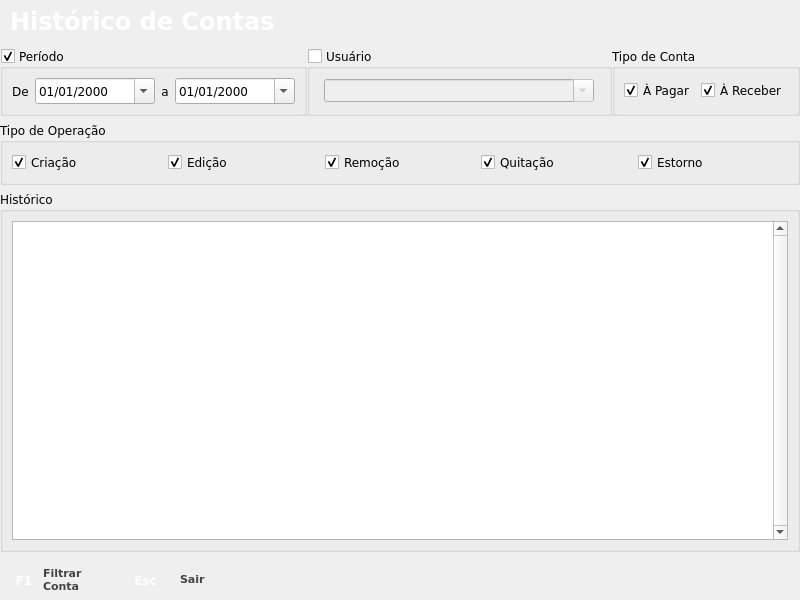
<?xml version="1.0" encoding="UTF-8"?>
<ui version="4.0">
 <class>AccountHistoryReport</class>
 <widget class="QDialog" name="AccountHistoryReport">
  <property name="windowModality">
   <enum>Qt::ApplicationModal</enum>
  </property>
  <property name="geometry">
   <rect>
    <x>0</x>
    <y>0</y>
    <width>800</width>
    <height>600</height>
   </rect>
  </property>
  <property name="sizePolicy">
   <sizepolicy hsizetype="Fixed" vsizetype="Fixed">
    <horstretch>0</horstretch>
    <verstretch>0</verstretch>
   </sizepolicy>
  </property>
  <property name="minimumSize">
   <size>
    <width>281</width>
    <height>151</height>
   </size>
  </property>
  <property name="maximumSize">
   <size>
    <width>800</width>
    <height>600</height>
   </size>
  </property>
  <property name="font">
   <font>
    <family>Verdana</family>
    <pointsize>9</pointsize>
   </font>
  </property>
  <property name="mouseTracking">
   <bool>false</bool>
  </property>
  <property name="focusPolicy">
   <enum>Qt::NoFocus</enum>
  </property>
  <property name="windowTitle">
   <string>Histórico de Contas</string>
  </property>
  <property name="sizeGripEnabled">
   <bool>false</bool>
  </property>
  <property name="modal">
   <bool>false</bool>
  </property>
  <layout class="QGridLayout" name="gridLayout_5">
   <property name="horizontalSpacing">
    <number>0</number>
   </property>
   <property name="margin">
    <number>0</number>
   </property>
   <item row="0" column="0" colspan="4">
    <widget class="QFrame" name="frame">
     <property name="minimumSize">
      <size>
       <width>0</width>
       <height>42</height>
      </size>
     </property>
     <property name="maximumSize">
      <size>
       <width>16777215</width>
       <height>42</height>
      </size>
     </property>
     <property name="styleSheet">
      <string notr="true">background-image: url(:/png/topright.jpg);</string>
     </property>
     <property name="frameShape">
      <enum>QFrame::NoFrame</enum>
     </property>
     <property name="frameShadow">
      <enum>QFrame::Raised</enum>
     </property>
     <widget class="QLabel" name="labelStatus_2">
      <property name="enabled">
       <bool>false</bool>
      </property>
      <property name="geometry">
       <rect>
        <x>10</x>
        <y>0</y>
        <width>300</width>
        <height>42</height>
       </rect>
      </property>
      <property name="minimumSize">
       <size>
        <width>0</width>
        <height>42</height>
       </size>
      </property>
      <property name="palette">
       <palette>
        <active>
         <colorrole role="WindowText">
          <brush brushstyle="SolidPattern">
           <color alpha="255">
            <red>255</red>
            <green>255</green>
            <blue>255</blue>
           </color>
          </brush>
         </colorrole>
         <colorrole role="Button">
          <brush brushstyle="SolidPattern">
           <color alpha="255">
            <red>0</red>
            <green>0</green>
            <blue>0</blue>
           </color>
          </brush>
         </colorrole>
         <colorrole role="Text">
          <brush brushstyle="SolidPattern">
           <color alpha="255">
            <red>255</red>
            <green>255</green>
            <blue>255</blue>
           </color>
          </brush>
         </colorrole>
         <colorrole role="ButtonText">
          <brush brushstyle="SolidPattern">
           <color alpha="255">
            <red>255</red>
            <green>255</green>
            <blue>255</blue>
           </color>
          </brush>
         </colorrole>
         <colorrole role="Base">
          <brush brushstyle="SolidPattern">
           <color alpha="255">
            <red>0</red>
            <green>0</green>
            <blue>0</blue>
           </color>
          </brush>
         </colorrole>
         <colorrole role="Window">
          <brush brushstyle="SolidPattern">
           <color alpha="255">
            <red>0</red>
            <green>0</green>
            <blue>0</blue>
           </color>
          </brush>
         </colorrole>
        </active>
        <inactive>
         <colorrole role="WindowText">
          <brush brushstyle="SolidPattern">
           <color alpha="255">
            <red>255</red>
            <green>255</green>
            <blue>255</blue>
           </color>
          </brush>
         </colorrole>
         <colorrole role="Button">
          <brush brushstyle="SolidPattern">
           <color alpha="255">
            <red>0</red>
            <green>0</green>
            <blue>0</blue>
           </color>
          </brush>
         </colorrole>
         <colorrole role="Text">
          <brush brushstyle="SolidPattern">
           <color alpha="255">
            <red>255</red>
            <green>255</green>
            <blue>255</blue>
           </color>
          </brush>
         </colorrole>
         <colorrole role="ButtonText">
          <brush brushstyle="SolidPattern">
           <color alpha="255">
            <red>255</red>
            <green>255</green>
            <blue>255</blue>
           </color>
          </brush>
         </colorrole>
         <colorrole role="Base">
          <brush brushstyle="SolidPattern">
           <color alpha="255">
            <red>0</red>
            <green>0</green>
            <blue>0</blue>
           </color>
          </brush>
         </colorrole>
         <colorrole role="Window">
          <brush brushstyle="SolidPattern">
           <color alpha="255">
            <red>0</red>
            <green>0</green>
            <blue>0</blue>
           </color>
          </brush>
         </colorrole>
        </inactive>
        <disabled>
         <colorrole role="WindowText">
          <brush brushstyle="SolidPattern">
           <color alpha="255">
            <red>255</red>
            <green>255</green>
            <blue>255</blue>
           </color>
          </brush>
         </colorrole>
         <colorrole role="Button">
          <brush brushstyle="SolidPattern">
           <color alpha="255">
            <red>0</red>
            <green>0</green>
            <blue>0</blue>
           </color>
          </brush>
         </colorrole>
         <colorrole role="Text">
          <brush brushstyle="SolidPattern">
           <color alpha="255">
            <red>255</red>
            <green>255</green>
            <blue>255</blue>
           </color>
          </brush>
         </colorrole>
         <colorrole role="ButtonText">
          <brush brushstyle="SolidPattern">
           <color alpha="255">
            <red>255</red>
            <green>255</green>
            <blue>255</blue>
           </color>
          </brush>
         </colorrole>
         <colorrole role="Base">
          <brush brushstyle="SolidPattern">
           <color alpha="255">
            <red>0</red>
            <green>0</green>
            <blue>0</blue>
           </color>
          </brush>
         </colorrole>
         <colorrole role="Window">
          <brush brushstyle="SolidPattern">
           <color alpha="255">
            <red>0</red>
            <green>0</green>
            <blue>0</blue>
           </color>
          </brush>
         </colorrole>
        </disabled>
       </palette>
      </property>
      <property name="font">
       <font>
        <family>Verdana</family>
        <pointsize>18</pointsize>
        <weight>75</weight>
        <bold>true</bold>
       </font>
      </property>
      <property name="styleSheet">
       <string/>
      </property>
      <property name="frameShape">
       <enum>QFrame::NoFrame</enum>
      </property>
      <property name="frameShadow">
       <enum>QFrame::Plain</enum>
      </property>
      <property name="lineWidth">
       <number>1</number>
      </property>
      <property name="text">
       <string>Histórico de Contas</string>
      </property>
      <property name="textFormat">
       <enum>Qt::AutoText</enum>
      </property>
      <property name="alignment">
       <set>Qt::AlignLeading|Qt::AlignLeft|Qt::AlignVCenter</set>
      </property>
      <property name="wordWrap">
       <bool>false</bool>
      </property>
      <property name="textInteractionFlags">
       <set>Qt::NoTextInteraction</set>
      </property>
     </widget>
    </widget>
   </item>
   <item row="1" column="0">
    <widget class="QGroupBox" name="groupBoxPeriod">
     <property name="font">
      <font>
       <family>Verdana</family>
       <pointsize>9</pointsize>
      </font>
     </property>
     <property name="title">
      <string>Período</string>
     </property>
     <property name="checkable">
      <bool>true</bool>
     </property>
     <layout class="QGridLayout" name="gridLayout">
      <item row="0" column="0">
       <widget class="QLabel" name="label_2">
        <property name="text">
         <string>De</string>
        </property>
        <property name="alignment">
         <set>Qt::AlignCenter</set>
        </property>
       </widget>
      </item>
      <item row="0" column="1">
       <widget class="DSMDateEditEnter" name="dateEditSince">
        <property name="minimumSize">
         <size>
          <width>120</width>
          <height>26</height>
         </size>
        </property>
        <property name="buttonSymbols">
         <enum>QAbstractSpinBox::UpDownArrows</enum>
        </property>
        <property name="correctionMode">
         <enum>QAbstractSpinBox::CorrectToPreviousValue</enum>
        </property>
        <property name="displayFormat">
         <string>dd/MM/yyyy</string>
        </property>
        <property name="calendarPopup">
         <bool>true</bool>
        </property>
       </widget>
      </item>
      <item row="0" column="2">
       <widget class="QLabel" name="label">
        <property name="text">
         <string>a</string>
        </property>
        <property name="alignment">
         <set>Qt::AlignCenter</set>
        </property>
       </widget>
      </item>
      <item row="0" column="3">
       <widget class="DSMDateEditEnter" name="dateEditUntil">
        <property name="minimumSize">
         <size>
          <width>120</width>
          <height>26</height>
         </size>
        </property>
        <property name="buttonSymbols">
         <enum>QAbstractSpinBox::UpDownArrows</enum>
        </property>
        <property name="correctionMode">
         <enum>QAbstractSpinBox::CorrectToPreviousValue</enum>
        </property>
        <property name="displayFormat">
         <string>dd/MM/yyyy</string>
        </property>
        <property name="calendarPopup">
         <bool>true</bool>
        </property>
       </widget>
      </item>
     </layout>
    </widget>
   </item>
   <item row="1" column="1" colspan="2">
    <widget class="QGroupBox" name="groupBoxUser">
     <property name="title">
      <string>Usuário</string>
     </property>
     <property name="checkable">
      <bool>true</bool>
     </property>
     <property name="checked">
      <bool>false</bool>
     </property>
     <layout class="QGridLayout" name="gridLayout_3">
      <item row="0" column="0">
       <widget class="QComboBox" name="comboBoxUser">
        <property name="maximumSize">
         <size>
          <width>270</width>
          <height>16777215</height>
         </size>
        </property>
        <property name="editable">
         <bool>true</bool>
        </property>
       </widget>
      </item>
     </layout>
    </widget>
   </item>
   <item row="2" column="0" colspan="4">
    <widget class="QGroupBox" name="groupBox_4">
     <property name="title">
      <string>Tipo de Operação</string>
     </property>
     <layout class="QGridLayout" name="gridLayout_4">
      <item row="0" column="0">
       <widget class="QCheckBox" name="checkBoxCreate">
        <property name="text">
         <string>Criação</string>
        </property>
        <property name="checked">
         <bool>true</bool>
        </property>
       </widget>
      </item>
      <item row="0" column="1">
       <widget class="QCheckBox" name="checkBoxEdit">
        <property name="text">
         <string>Edição</string>
        </property>
        <property name="checked">
         <bool>true</bool>
        </property>
       </widget>
      </item>
      <item row="0" column="2">
       <widget class="QCheckBox" name="checkBoxRemove">
        <property name="text">
         <string>Remoção</string>
        </property>
        <property name="checked">
         <bool>true</bool>
        </property>
       </widget>
      </item>
      <item row="0" column="3">
       <widget class="QCheckBox" name="checkBoxPaid">
        <property name="text">
         <string>Quitação</string>
        </property>
        <property name="checked">
         <bool>true</bool>
        </property>
       </widget>
      </item>
      <item row="0" column="4">
       <widget class="QCheckBox" name="checkBoxRestore">
        <property name="text">
         <string>Estorno</string>
        </property>
        <property name="checked">
         <bool>true</bool>
        </property>
       </widget>
      </item>
     </layout>
    </widget>
   </item>
   <item row="3" column="0" colspan="4">
    <widget class="QGroupBox" name="groupBox_2">
     <property name="title">
      <string>Histórico</string>
     </property>
     <layout class="QGridLayout" name="gridLayout_2">
      <item row="0" column="0">
       <widget class="QTableView" name="tableViewAccountHistory">
        <property name="font">
         <font>
          <pointsize>8</pointsize>
         </font>
        </property>
        <property name="styleSheet">
         <string notr="true">selection-background-color: rgb(102, 176, 239);
selection-color: rgb(255, 255, 255);</string>
        </property>
        <property name="verticalScrollBarPolicy">
         <enum>Qt::ScrollBarAlwaysOn</enum>
        </property>
        <property name="selectionBehavior">
         <enum>QAbstractItemView::SelectRows</enum>
        </property>
        <attribute name="verticalHeaderVisible">
         <bool>false</bool>
        </attribute>
        <attribute name="verticalHeaderDefaultSectionSize">
         <number>25</number>
        </attribute>
        <attribute name="verticalHeaderMinimumSectionSize">
         <number>21</number>
        </attribute>
       </widget>
      </item>
     </layout>
    </widget>
   </item>
   <item row="4" column="0" colspan="4">
    <widget class="QFrame" name="rodape">
     <property name="minimumSize">
      <size>
       <width>0</width>
       <height>42</height>
      </size>
     </property>
     <property name="maximumSize">
      <size>
       <width>16777215</width>
       <height>42</height>
      </size>
     </property>
     <property name="styleSheet">
      <string>background-image: url(:/png/topo_telacaixa.jpg);</string>
     </property>
     <property name="frameShape">
      <enum>QFrame::NoFrame</enum>
     </property>
     <property name="frameShadow">
      <enum>QFrame::Raised</enum>
     </property>
     <widget class="QFrame" name="frame_F1">
      <property name="geometry">
       <rect>
        <x>4</x>
        <y>0</y>
        <width>107</width>
        <height>42</height>
       </rect>
      </property>
      <property name="frameShape">
       <enum>QFrame::NoFrame</enum>
      </property>
      <property name="frameShadow">
       <enum>QFrame::Raised</enum>
      </property>
      <widget class="QLabel" name="pesqnomemedicamento_6">
       <property name="geometry">
        <rect>
         <x>39</x>
         <y>0</y>
         <width>63</width>
         <height>42</height>
        </rect>
       </property>
       <property name="minimumSize">
        <size>
         <width>0</width>
         <height>42</height>
        </size>
       </property>
       <property name="font">
        <font>
         <family>Verdana</family>
         <pointsize>8</pointsize>
         <weight>75</weight>
         <bold>true</bold>
        </font>
       </property>
       <property name="styleSheet">
        <string>color: rgb(67, 67, 67);</string>
       </property>
       <property name="text">
        <string>Filtrar
Conta</string>
       </property>
      </widget>
      <widget class="QFrame" name="botaoajuda_7">
       <property name="geometry">
        <rect>
         <x>3</x>
         <y>7</y>
         <width>34</width>
         <height>31</height>
        </rect>
       </property>
       <property name="styleSheet">
        <string>background-image: url(:/png/buttonhelp.jpg);</string>
       </property>
       <property name="frameShape">
        <enum>QFrame::NoFrame</enum>
       </property>
       <property name="frameShadow">
        <enum>QFrame::Raised</enum>
       </property>
       <widget class="QLabel" name="label_f9_7">
        <property name="geometry">
         <rect>
          <x>0</x>
          <y>0</y>
          <width>34</width>
          <height>30</height>
         </rect>
        </property>
        <property name="font">
         <font>
          <family>Verdana</family>
          <pointsize>9</pointsize>
          <weight>75</weight>
          <bold>true</bold>
         </font>
        </property>
        <property name="styleSheet">
         <string>color: rgb(255, 255, 255);</string>
        </property>
        <property name="text">
         <string>F1</string>
        </property>
        <property name="alignment">
         <set>Qt::AlignCenter</set>
        </property>
       </widget>
      </widget>
     </widget>
     <widget class="QFrame" name="frame_Esc">
      <property name="geometry">
       <rect>
        <x>120</x>
        <y>0</y>
        <width>114</width>
        <height>42</height>
       </rect>
      </property>
      <property name="frameShape">
       <enum>QFrame::NoFrame</enum>
      </property>
      <property name="frameShadow">
       <enum>QFrame::Raised</enum>
      </property>
      <widget class="QLabel" name="pesqnomemedicamento_3">
       <property name="geometry">
        <rect>
         <x>60</x>
         <y>0</y>
         <width>51</width>
         <height>42</height>
        </rect>
       </property>
       <property name="minimumSize">
        <size>
         <width>0</width>
         <height>42</height>
        </size>
       </property>
       <property name="font">
        <font>
         <family>Verdana</family>
         <pointsize>8</pointsize>
         <weight>75</weight>
         <bold>true</bold>
        </font>
       </property>
       <property name="styleSheet">
        <string>color: rgb(67, 67, 67);</string>
       </property>
       <property name="text">
        <string>Sair</string>
       </property>
      </widget>
      <widget class="QFrame" name="botaoajuda_3">
       <property name="geometry">
        <rect>
         <x>3</x>
         <y>7</y>
         <width>45</width>
         <height>31</height>
        </rect>
       </property>
       <property name="styleSheet">
        <string>background-image: url(:/png/buttonhelpmaior.jpg);</string>
       </property>
       <property name="frameShape">
        <enum>QFrame::NoFrame</enum>
       </property>
       <property name="frameShadow">
        <enum>QFrame::Raised</enum>
       </property>
       <widget class="QLabel" name="label_f9_4">
        <property name="geometry">
         <rect>
          <x>0</x>
          <y>0</y>
          <width>45</width>
          <height>30</height>
         </rect>
        </property>
        <property name="font">
         <font>
          <family>Verdana</family>
          <pointsize>9</pointsize>
          <weight>75</weight>
          <bold>true</bold>
         </font>
        </property>
        <property name="styleSheet">
         <string>color: rgb(255, 255, 255);</string>
        </property>
        <property name="text">
         <string>Esc</string>
        </property>
        <property name="alignment">
         <set>Qt::AlignCenter</set>
        </property>
       </widget>
      </widget>
     </widget>
    </widget>
   </item>
   <item row="1" column="3">
    <widget class="QGroupBox" name="groupBoxAccountType">
     <property name="title">
      <string>Tipo de Conta</string>
     </property>
     <property name="checkable">
      <bool>false</bool>
     </property>
     <layout class="QGridLayout" name="gridLayout_6">
      <item row="0" column="0">
       <widget class="QCheckBox" name="checkBoxToPay">
        <property name="text">
         <string>À Pagar</string>
        </property>
        <property name="checked">
         <bool>true</bool>
        </property>
       </widget>
      </item>
      <item row="0" column="1">
       <widget class="QCheckBox" name="checkBoxToReceive">
        <property name="text">
         <string>À Receber</string>
        </property>
        <property name="checked">
         <bool>true</bool>
        </property>
       </widget>
      </item>
     </layout>
    </widget>
   </item>
  </layout>
 </widget>
 <customwidgets>
  <customwidget>
   <class>DSMDateEditEnter</class>
   <extends>QDateEdit</extends>
   <header location="global">dsmdateeditenter.h</header>
  </customwidget>
 </customwidgets>
 <resources/>
 <connections/>
</ui>
